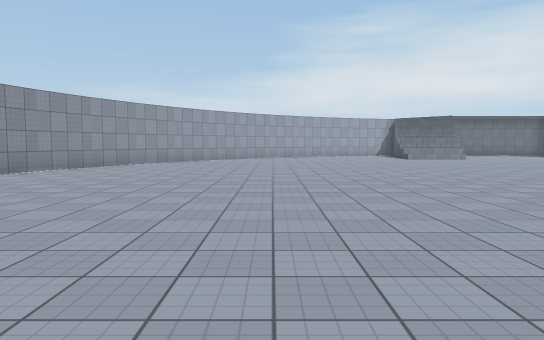
[1] (above)

24 first-person views from a walk through a 3-D level made in the Unity game engine. The camera is 1.4 m above the floor, tilts 4° down and sees 70° across. The floor is counted in squares, 2 m on a side. Each view is taken from the middle of a square. On the plan, view 1 faces up. The plan holds only what a view shows up to about 11 squares ahead; the rest is blank. The place goes on beyond the plan. The player character is not drawn. Door leaves are left out, so doorways stand open. Surface patterns are stand-ins for the level's own textures.

[2]
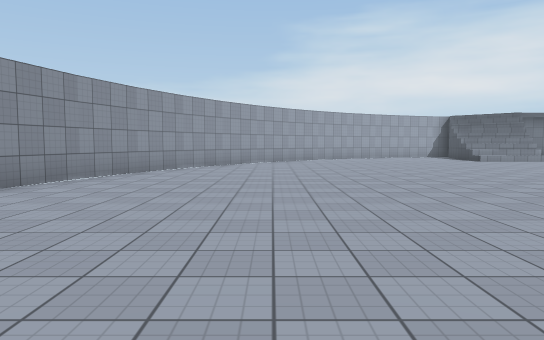

[3]
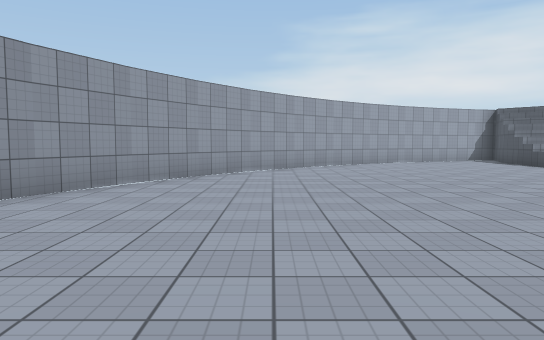

[4]
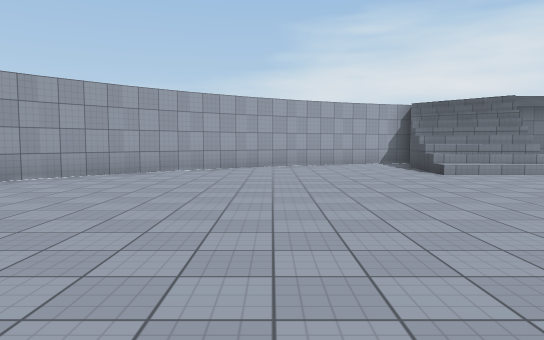

[5]
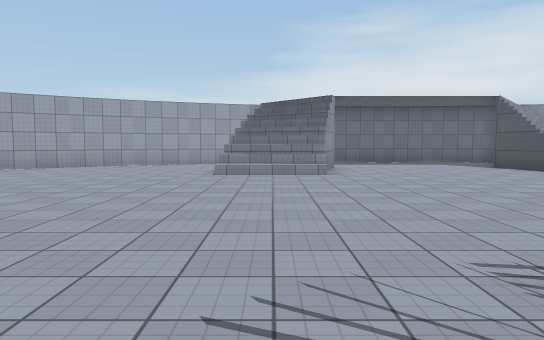

[6]
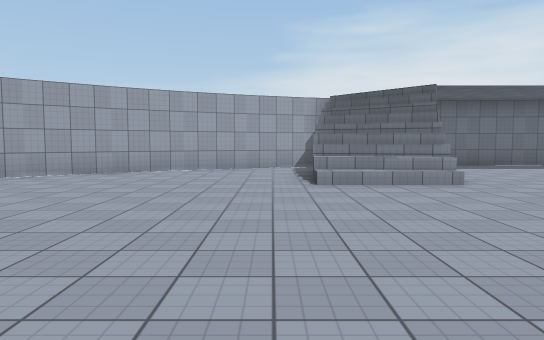

[7]
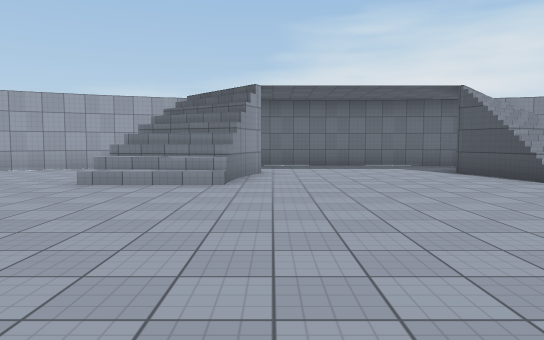

[8]
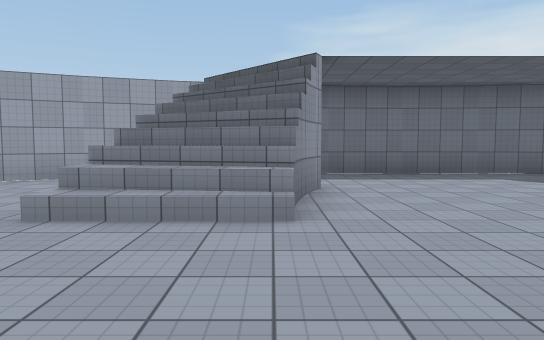

[9]
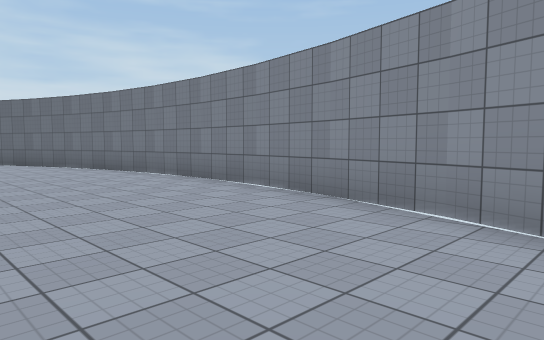

[10]
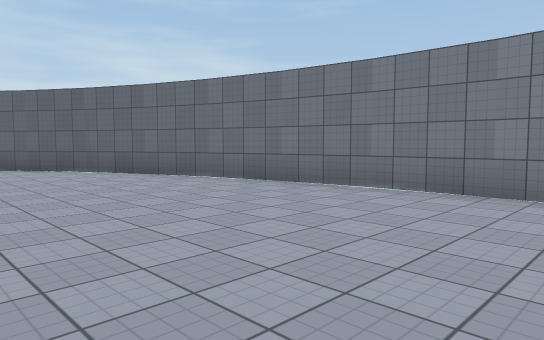

[11]
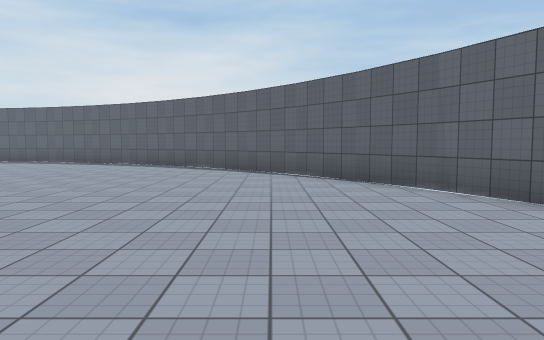

[12]
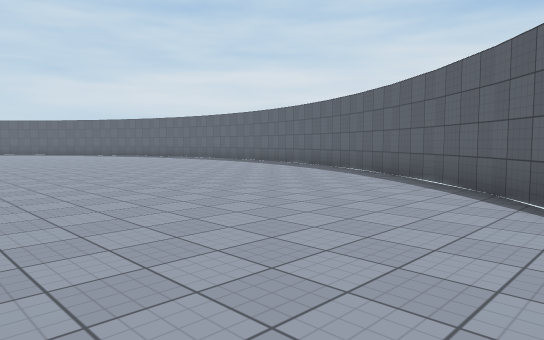

[13]
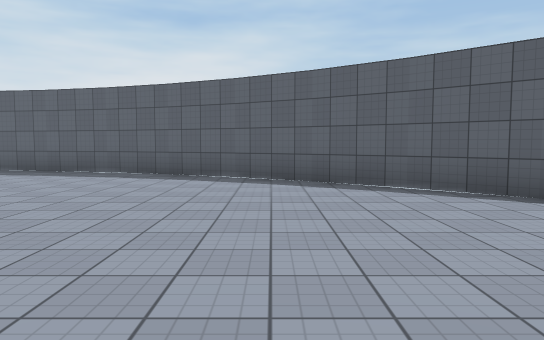

[14]
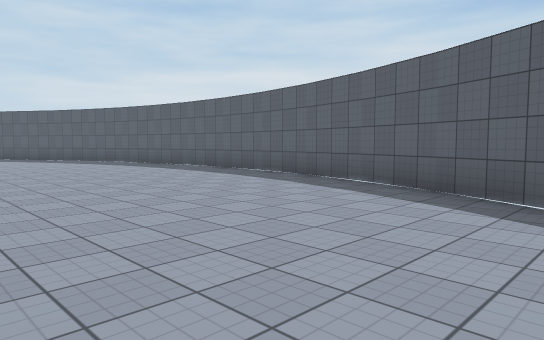

[15]
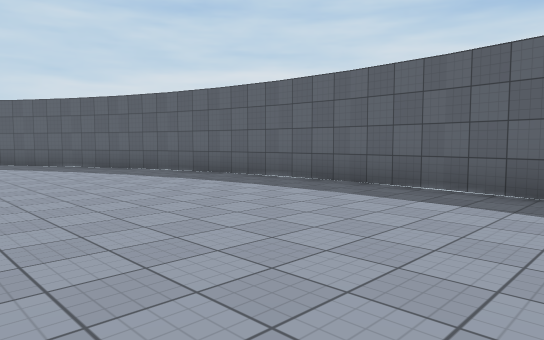

[16]
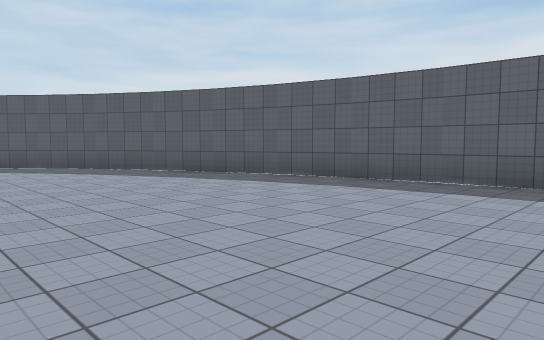

[17]
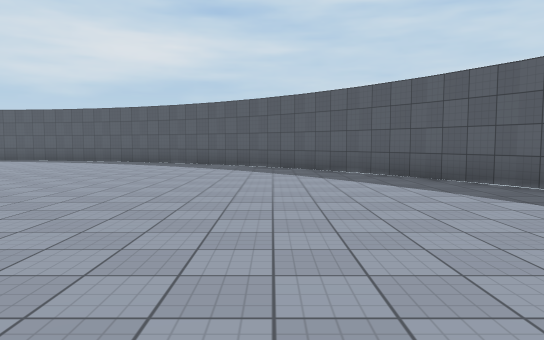

[18]
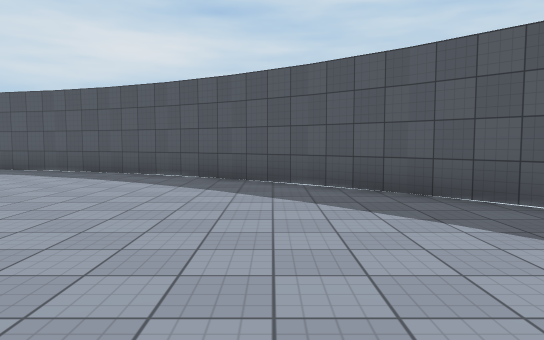

[19]
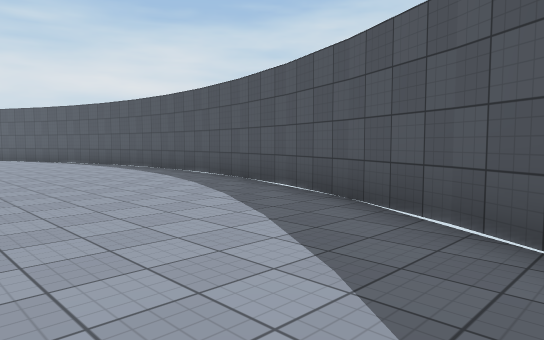

[20]
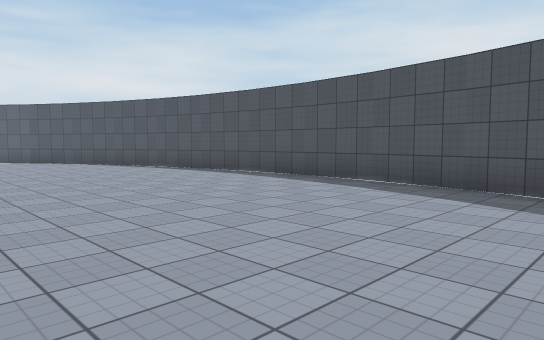

[21]
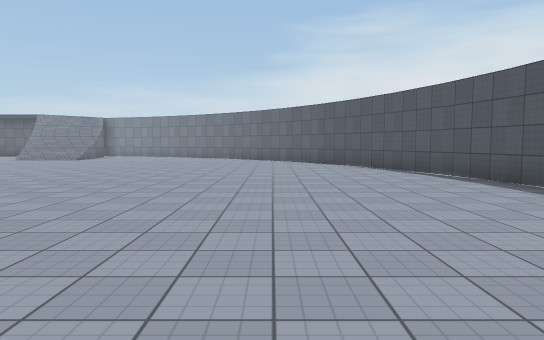

[22]
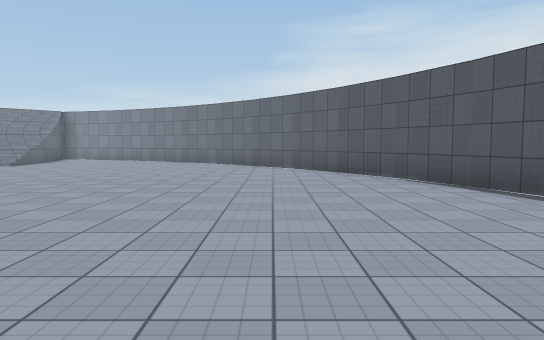

[23]
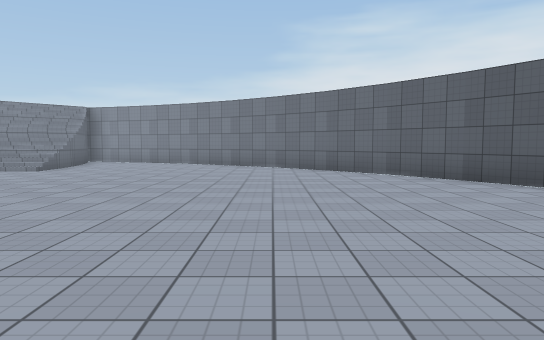

[24]
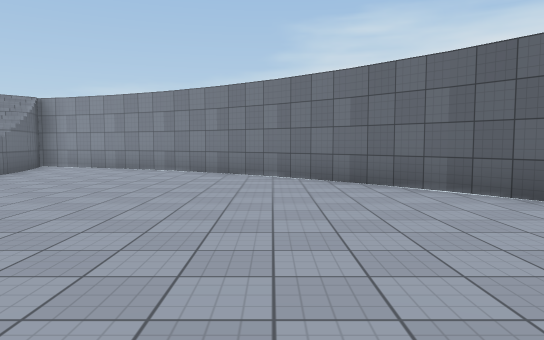

### Floor plan
Key: @ floor where view 1 was taken; # wall or solid block; . floor; / step, stairs or slope.
Columns run from 7 left of view 1 to 29 right of it. Each row starts with its distance up from view 1.
 22                      ##
 21           ###.# ......#.###
 20         ###..///.....///..###
 19        ##....#///...///#....##
 18       ##.....///.....///.....##
 17      #.......///.....///.......#
 16     #................  .........#
 15    ##................  .........##
 14   ##................    .........##
 13   #................      .........#
 12  ##................     ..........##
 11  #................      ...........#
 10  #...............        ..........#
  9  #..............         ..........#
  8 #..............           ..........#
  7 #............              .........#
  6 #...........               .........#
  5 #...........                ........#
  4 #..........                  .......#
  3 #.........                   .......#
  2 #.........                   .......#
  1 #........                    .......#
  0  #.....@                     ......#
 -1  #......                    .......#
 -2  #.......                  ........#
 -3  ##..........            .........##
 -4   #..............       ..........#
 -5   ##.............     ...........##
 -6    ##........... ...............##
 -7     #...........................#
 -8      #.........................#
 -9       ##.....................##
-10        ##...................##
-11         ###...............###
-12           ###...........###
-13             #############

Where each view was taken, in squares from view 1:
view 1: 0 up, 0 right, facing up
view 2: 2 up, 2 left, facing up
view 3: 6 up, 2 left, facing up
view 4: 8 up, 2 right, facing up
view 5: 8 up, 7 right, facing up
view 6: 10 up, 5 right, facing up
view 7: 10 up, 9 right, facing up
view 8: 13 up, 8 right, facing up
view 9: 11 up, 2 left, facing down-left
view 10: 6 up, 1 left, facing down-left
view 11: 2 up, 2 left, facing down
view 12: 2 down, 3 left, facing down-right
view 13: 3 down, 2 right, facing down
view 14: 6 down, 2 right, facing down-right
view 15: 7 down, 7 right, facing down-right
view 16: 6 down, 10 right, facing down-right
view 17: 7 down, 13 right, facing right
view 18: 6 down, 18 right, facing right
view 19: 5 down, 23 right, facing up-right
view 20: 1 down, 22 right, facing up-right
view 21: 1 up, 24 right, facing up
view 22: 5 up, 24 right, facing up
view 23: 7 up, 22 right, facing up
view 24: 10 up, 22 right, facing up
